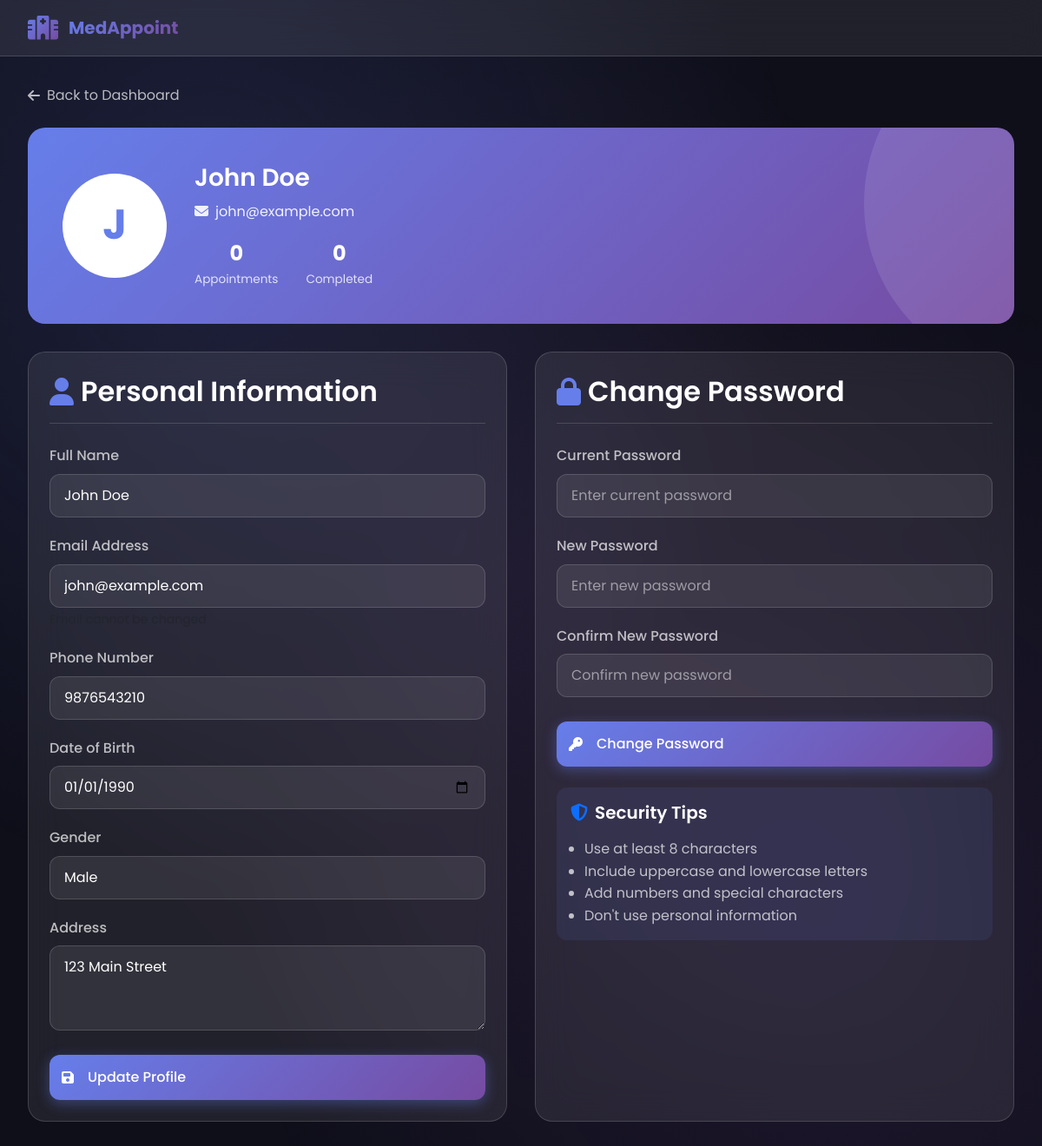
Page /client/profile.php (signed in) on the committed database.
### tables this page shows
CREATE TABLE IF NOT EXISTS `clients` (
  `id` int(11) NOT NULL AUTO_INCREMENT,
  `name` varchar(100) DEFAULT NULL,
  `email` varchar(100) DEFAULT NULL,
  `phone` varchar(20) DEFAULT NULL,
  `password` varchar(255) DEFAULT NULL,
  `address` text DEFAULT NULL,
  `date_of_birth` date DEFAULT NULL,
  `gender` enum('male','female','other') DEFAULT NULL,
  `created_at` timestamp NOT NULL DEFAULT current_timestamp(),
  PRIMARY KEY (`id`),
  UNIQUE KEY `email` (`email`)
);

### client/profile.php (the view, shortened to what this page needs)
<?php
include '../db.php';
$client_id = $_SESSION['client_id'];
$client = $conn->query("SELECT * FROM clients WHERE id = $client_id")->fetch_assoc();
$total_appointments = $conn->query("SELECT COUNT(*) as count FROM appointments WHERE client_id = $client_id")->fetch_assoc()['count'];
$completed_appointments = $conn->query("SELECT COUNT(*) as count FROM appointments WHERE client_id = $client_id AND status = 'completed'")->fetch_assoc()['count'];
$initials = strtoupper(substr($client['name'], 0, 1));
?>
<!DOCTYPE html>
<html lang="en">
<head>
    <link href="https://cdn.jsdelivr.net/npm/bootstrap@5.3.0/dist/css/bootstrap.min.css" rel="stylesheet">
    <link href="https://cdnjs.cloudflare.com/ajax/libs/font-awesome/6.4.0/css/all.min.css" rel="stylesheet">
    <link href="../css/style.css" rel="stylesheet">
</head>
<body>
    <header class="page-header">
        <div class="header-content">
            <a href="dashboard.php" class="logo">
                <i class="fas fa-hospital-alt"></i>
                <span>MedAppoint</span>
            </a>
        </div>
    </header>
    <main class="page-main">
        <a href="dashboard.php" class="back-link">
            <i class="fas fa-arrow-left"></i> Back to Dashboard
        </a>
        <div class="profile-header">
            <div class="profile-avatar"><?php echo $initials; ?></div>
            <div class="profile-info">
                <h1><?php echo htmlspecialchars($client['name']); ?></h1>
                <p><i class="fas fa-envelope me-2"></i><?php echo htmlspecialchars($client['email']); ?></p>
                <div class="profile-stats">
                    <div class="profile-stat">
                        <div class="profile-stat-number"><?php echo $total_appointments; ?></div>
                        <div class="profile-stat-label">Appointments</div>
                    </div>
                    <div class="profile-stat">
                        <div class="profile-stat-number"><?php echo $completed_appointments; ?></div>
                        <div class="profile-stat-label">Completed</div>
                    </div>
                </div>
            </div>
        </div>
        <div class="profile-content">
            <div class="profile-card">
                <h3><i class="fas fa-user"></i> Personal Information</h3>
                <form method="POST">
                    <div class="form-group">
                        <label>Full Name</label>
                        <input type="text" name="name" class="form-control" value="<?php echo htmlspecialchars($client['name']); ?>" required>
                    </div>
                    <div class="form-group">
                        <label>Email Address</label>
                        <input type="email" class="form-control" value="<?php echo htmlspecialchars($client['email']); ?>" disabled>
                        <small class="text-muted">Email cannot be changed</small>
                    </div>
                    <div class="form-group">
                        <label>Phone Number</label>
                        <input type="tel" name="phone" class="form-control" value="<?php echo htmlspecialchars($client['phone'] ?? ''); ?>">
                    </div>
                    <div class="form-group">
                        <label>Date of Birth</label>
                        <input type="date" name="date_of_birth" class="form-control" value="<?php echo $client['date_of_birth'] ?? ''; ?>">
                    </div>
                    <div class="form-group">
                        <label>Gender</label>
                        <select name="gender" class="form-select">
                            <option value="male" <?php echo ($client['gender'] ?? '') === 'male' ? 'selected' : ''; ?>>Male</option>
                        </select>
                    </div>
                    <div class="form-group">
                        <label>Address</label>
                        <textarea name="address" class="form-control" rows="3"><?php echo htmlspecialchars($client['address'] ?? ''); ?></textarea>
                    </div>
                    <button type="submit" class="btn btn-primary btn-update">
                        <i class="fas fa-save me-2"></i>Update Profile
                    </button>
                </form>
            </div>
            <div class="profile-card">
                <h3><i class="fas fa-lock"></i> Change Password</h3>
                <form method="POST">
                    <div class="form-group">
                        <label>Current Password</label>
                        <input type="password" name="current_password" class="form-control" placeholder="Enter current password">
                    </div>
                    <div class="form-group">
                        <label>New Password</label>
                        <input type="password" name="new_password" class="form-control" placeholder="Enter new password" minlength="6">
                    </div>
                    <div class="form-group">
                        <label>Confirm New Password</label>
                        <input type="password" name="confirm_password" class="form-control" placeholder="Confirm new password">
                    </div>
                    <button type="submit" class="btn btn-primary btn-update">
                        <i class="fas fa-key me-2"></i>Change Password
                    </button>
                </form>
                <div class="mt-4 p-3" style="background: rgba(102, 126, 234, 0.1); border-radius: var(--radius-md);">
                    <h5 class="mb-3"><i class="fas fa-shield-alt me-2 text-primary"></i>Security Tips</h5>
                    <ul class="mb-0 ps-3" style="color: var(--text-secondary);">
                        <li>Use at least 8 characters</li>
                        <li>Include uppercase and lowercase letters</li>
                        <li>Add numbers and special characters</li>
                        <li>Don't use personal information</li>
                    </ul>
                </div>
            </div>
        </div>
    </main>
</body>
</html>

### css/style.css (style rules this page uses)
:root { --primary-gradient: linear-gradient(135deg, #667eea 0%, #764ba2 100%); --secondary-gradient: linear-gradient(135deg, #f093fb 0%, #f5576c 100%); --ocean-gradient: linear-gradient(135deg, #0077B6 0%, #00B4D8 50%, #48CAE4 100%); --dark-gradient: linear-gradient(135deg, #1a1a2e 0%, #16213e 100%); --primary-color: #667eea; --secondary-color: #764ba2; --accent-color: #f093fb; --success-color: #10b981; --warning-color: #f59e0b; --danger-color: #ef4444; --info-color: #3b82f6; --bg-dark: #0f0f1a; --bg-card: rgba(255, 255, 255, 0.05); --bg-glass: rgba(255, 255, 255, 0.1); --text-primary: #ffffff; --text-secondary: rgba(255, 255, 255, 0.7); --text-muted: rgba(255, 255, 255, 0.5); --glass-bg: rgba(255, 255, 255, 0.08); --glass-border: rgba(255, 255, 255, 0.15); --glass-shadow: 0 8px 32px rgba(0, 0, 0, 0.3); --spacing-xs: 0.5rem; --spacing-sm: 1rem; --spacing-md: 1.5rem; --spacing-lg: 2rem; --spacing-xl: 3rem; --radius-sm: 8px; --radius-md: 12px; --radius-lg: 20px; --radius-xl: 30px; --transition-fast: 0.2s ease; --transition-normal: 0.3s ease; --transition-slow: 0.5s ease; }
* { margin: 0; padding: 0; box-sizing: border-box; }
html { scroll-behavior: smooth; }
body { font-family: 'Poppins', sans-serif; background: var(--bg-dark); color: var(--text-primary); min-height: 100vh; overflow-x: hidden; line-height: 1.6; }
body::before { content: ''; position: fixed; top: 0; left: 0; width: 100%; height: 100%; background: radial-gradient(ellipse at 20% 20%, rgba(102, 126, 234, 0.15) 0%, transparent 50%), radial-gradient(ellipse at 80% 80%, rgba(118, 75, 162, 0.15) 0%, transparent 50%), radial-gradient(ellipse at 50% 50%, rgba(240, 147, 251, 0.05) 0%, transparent 70%); pointer-events: none; z-index: -1; }
h1, h2, h3, h4, h5, h6 { font-weight: 600; line-height: 1.3; margin-bottom: var(--spacing-sm); }
h1 { font-size: 3rem; }
h3 { font-size: 2rem; }
h5 { font-size: 1.25rem; }
p { color: var(--text-secondary); margin-bottom: var(--spacing-sm); }
a { color: var(--primary-color); text-decoration: none; transition: var(--transition-fast); }
.btn { padding: 0.75rem 1.5rem; border-radius: var(--radius-md); font-weight: 500; transition: var(--transition-normal); border: none; cursor: pointer; display: inline-flex; align-items: center; gap: 0.5rem; text-decoration: none; }
.btn-primary { background: var(--primary-gradient); color: white; box-shadow: 0 4px 15px rgba(102, 126, 234, 0.4); }
.form-control { background: var(--glass-bg); border: 1px solid var(--glass-border); border-radius: var(--radius-md); padding: 0.875rem 1rem; color: var(--text-primary); transition: var(--transition-normal); }
.form-control::placeholder { color: var(--text-muted); }
.form-select { background: var(--glass-bg); border: 1px solid var(--glass-border); border-radius: var(--radius-md); padding: 0.875rem 1rem; color: var(--text-primary); }
.form-select option { background: #1a1a2e; color: var(--text-primary); }

### rows in the picture
clients: name "J", name "John Doe", email "john@example.com", phone "9876543210", date_of_birth "01/01/1990", gender "Male", address "123 Main Street"

### other values in the picture
$total_appointments "0"
$completed_appointments "0"
